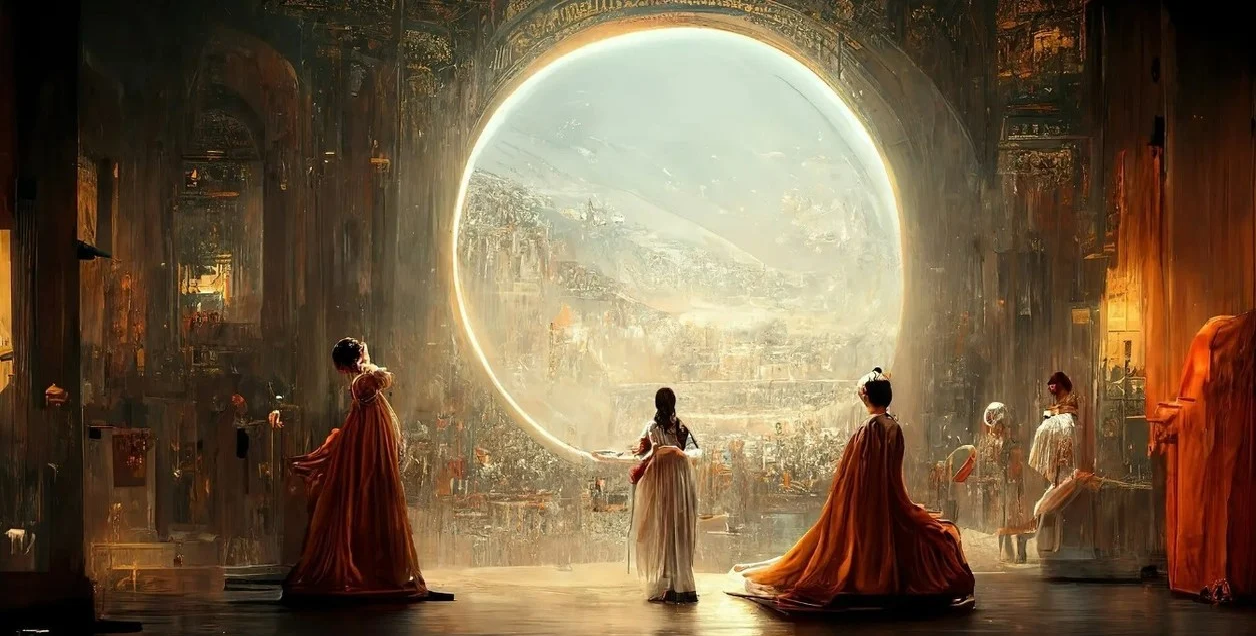
#> input picture imagenes/teatro_opera_espacial.png, 1256 x 636 px, found by its file name
$ jupyter execute --allow-errors 03_PCA.ipynb
#> lines starting #> are read from the running program, lines starting #| are printed output that depends on the picture
### Análisis de componentes Principales

Antes de iniciar con componentes principales, veremos un breve repaso sobre Eigenvalores, Eigenvectores y SVD

Relación entre Diagonalización y SVD
* Una matriz simétrica siempre es diagonalizable con eigenvalores $\in \mathbb{R}$
* Los eigenvectores de una matriz simétrica son ortogonales
* Los igenvectores de una matriz simétrica forman una base de $\mathbb{R}^{n}$

* La diagonalización es exclusiva para matrices cuadradas
* La SVD siempre existe
* Ambas descomposiciones están compuestas por 3 transformaciones lineales

El análisis de componentes principales (PCA por sus siglas en inglés) comprende un procedimiento que transforma un conjunto de variables correlacionadas en un conjunto menor de variables no correlacionadas llamadas **componentes principales**

Entre los objetivos de un PCA se encuentra: reducción de dimensionalidad, visualización e identificar variables significativas subyacentes.

Otra forma de ver el primer objetivo es descubrir la verdadera dimensionalidad de los datos.

**Definición** La _primera componente principal_ de un conjunto de $X_{1}, X_{2}, \dots , X_{p}$ variables. Es la combinación lineal:

$$Z_{1} = e_{11}X_{1} + e_{21}X_{2} + \cdots e_{p1}X_{p}$$

en donde el vector $e_{1}$ se elije de forma que la varianza de $Z_{1}$ se maximice sobre todos los vectores $e_{i}$ cuya norma sea 1.

Se puede demostrar que el valor máximo de la varianza de $Z_{1}$ es igual a $\lambda_{1}$ (el eigenvalor más grande de $\Sigma$ siendo la matriz de covarianzas dada por $\Sigma = \frac{1}{n} X^{T}X$ donde $X$ es la matriz de datos cuyas variables han sido previamente centradas en cero.

La segunda componente definida por
$$Z_{2} = e_{12}X_{1} + e_{22}X_{2} + \cdots e_{p2}X_{p}$$

se elige de modo que la varianza de $Z_{2}$ sea máxima y que nó esté correlacionada con la primera componente principal $Z_{1}$ y la norma de $e_{2}$ sea igual a 1. Lo anterior se cumple cuando es el eigenvector de $\Sigma$ correspondiente al segundo eigenvalor más grande ($\lambda_{2}$)

De manera semejante se definen los componentes principales adicionales.

**Varianza explicada**

El total de la varianza está dado por la suma de $\lambda_{i}$

En la práctica, una estrategía utilizada para elegir el número de componentes principales es conservar el úmero de componentes que explique el 80%-90% de la varianza.

**Ejemplo de PCA**

Antes de hacer PCA, centraremos nuestras variables para que tengan media cero.

[cell 1]
# Importar librerías
import numpy as np
import pandas as pd

from sklearn import datasets
from sklearn.decomposition import PCA


import matplotlib.pyplot as plt
from sklearn.datasets import make_s_curve
from mpl_toolkits.mplot3d import Axes3D

from sklearn.manifold import TSNE
from sklearn.datasets import load_digits

[cell 2]
# Leer el conjunto de datos Iris
iris = datasets.load_iris()
X = iris.data[:, :4]

PCA usando sklearn

[cell 3]
pca = PCA(n_components=4,svd_solver='full')
pca.fit(X)

[cell 4]
# eigenvalores
pca.singular_values_**2

[cell 5]
# coeficientes de los componentes
print(pca.components_)

[cell 6]
# Datos transformados (componentes principales)
tabla_z = pca.transform(X)
print(tabla_z)

[cell 7]
# Varianza explicada
print(pca.explained_variance_ratio_)

Corroborar la varianza explicada.

Los valores singulares al cuadrado son los eigenvalores.

Si cada eigenvalor lo dividimos por la suma de todos los eigenvalores obtenemos su respectiva varianza explicada

[cell 8]
pca.singular_values_**2 / np.sum(pca.singular_values_**2 )

Corroborar que los componentes no están correlacionados.

Al hacer el producto punto de cada componente con los demás debe dar cero. En forma matricial esto es $Z^{T}Z$

#> (a cell that did not finish here is left out)

PCA usando SVD

[cell 10]
# Función para PCA
def PCA_from_SVD(A):
    """
    Función para PCA a partir de la SVD de numpy
    params: A: matriz de datos
    return: valores_singulares: Los valores singulares de la descomposición SVD
    componentes: Los coeficientes para calcular los componentes principales
    Z: Los datos transformados (componentes principales)
    varianza_explicada	La varianza explicada por cada componente principal
    """

    # Centrar los datos
    A = np.array(A) # convertir los datos a un numpy array por si vienen de un DataFrame
    A_centered = A - A.mean(axis=0)

    # Calcular SVD
    U, S, Vt = np.linalg.svd(A_centered, full_matrices=False)

    # Los valores singulares
    valores_singulares = S

    # Los componentes (coeficientes)
    componentes = ((Vt.T))

    # Los datos transformados (componentes principales)
    Z = A_centered@np.transpose(Vt)

    # La varianza explicada
    varianza_explicada = S**2/np.sum(S**2)


    # regresar 4 objetos
    return valores_singulares, componentes.T, Z, varianza_explicada

[cell 11]
# Ejecutar función
valores_singulares, coeficientes, Z, varianza_explicada = PCA_from_SVD(X)

[cell 12]
valores_singulares

[cell 13]
coeficientes

[cell 14]
# Z es nuestro nuevo data frame de datos transformados
print(Z)

[cell 15]
varianza_explicada

Los componentes no están correlacionados

#> (a cell that did not finish here is left out)

**Porcentaje de varianza explicada**

[cell 17]
import matplotlib.pyplot as plt
from PIL import Image

import pandas as pd

[cell 18]
# Importar imagen
imagen = Image.open('/home/leonardo/Documentos/Acatlan/datos_masivos_II_2022/imagenes/teatro_opera_espacial.png')
#> imagen is the input picture: PIL image 1256x636 RGB; mean R, G, B 113.6, 92.6, 66.7
imagen_gris = imagen.convert('LA')   ## Convertir a escala de grises
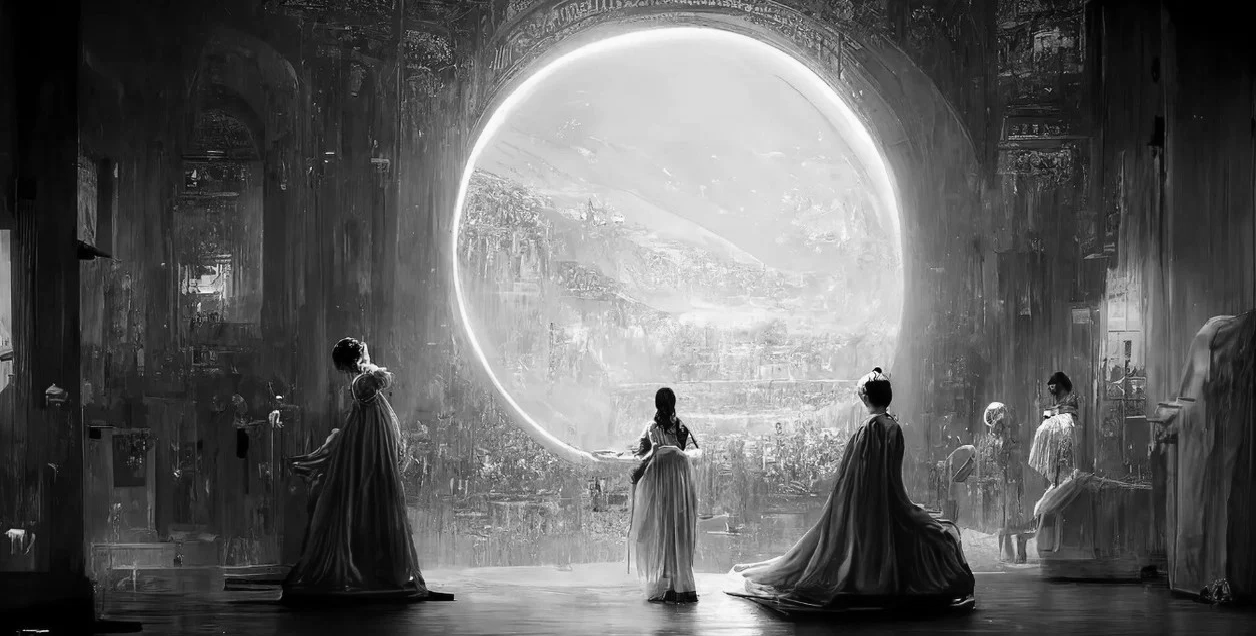
#> imagen_gris: PIL image 1256x636 LA; mean R, G, B, A 95.9, 95.9, 95.9, 255

[cell 19]
## Convertir la imagen a una matriz

imagen_mat = np.array(list(imagen_gris.getdata(band=0)), float)
imagen_mat.shape = (imagen_gris.size[1], imagen_gris.size[0])
imagen_mat = np.matrix(imagen_mat)

plt.imshow(imagen_mat, cmap='gray')

[cell 20]
# Dimensiones de la imagen
imagen_mat.shape
#> Out = (636, 1256)

[cell 21]
# Aplicar PCA
pca_opera = PCA()
#> (the rest of this cell did not finish here and is left out)

#> (a cell that did not finish here is left out)

#> (a cell that did not finish here is left out)

#> (a cell that did not finish here is left out)

#> (a cell that did not finish here is left out)

#> (a cell that did not finish here is left out)

#> (a cell that did not finish here is left out)

### Ejemplo de Visualización

[cell 28]
# from sklearn.datasets import make_s_curve
# from mpl_toolkits.mplot3d import Axes3D

X, color= make_s_curve(n_samples=1000)


plt.close()

fig = plt.figure()

ax = plt.axes(projection = '3d')

ax.scatter3D(X[:,0], X[:,1], X[:,2], c=color, cmap=plt.cm.Spectral)
ax.view_init(10, -60)
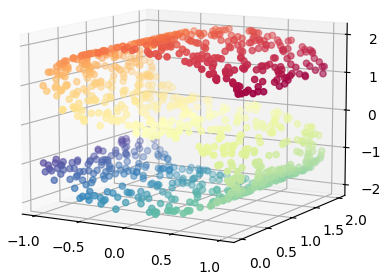
#> figure drawn by matplotlib, 1 panel

[cell 29]
#from sklearn.decomposition import PCA
pca = PCA(n_components = 2).fit(X)
X_pca = pca.transform(X)
plt.close()
plt.scatter(X_pca[:,0], X_pca[:,1], c=color, cmap=plt.cm.Spectral)
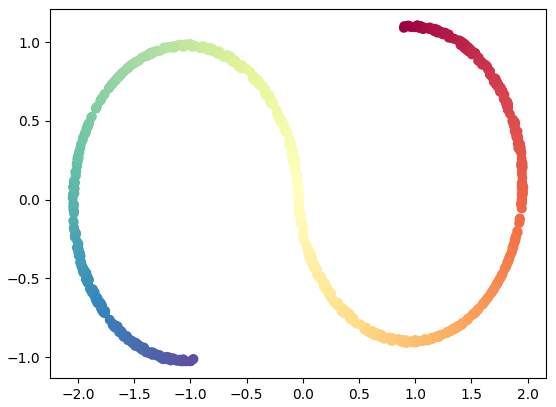
#> figure drawn by matplotlib, 1 panel

Otros métodos: **t-SNE**

Existen otros métodos para reducir dimensionalidad. Mostraremos una de estas técnicas: [t-SNE](http://jmlr.org/papers/volume9/vandermaaten08a/vandermaaten08a.pdf), *t-Stochastic Neighbor Embedding*.

Como motivación a esta técnica, observemos primero que los métodos como componentes principales buscan obtener una representación que mantenga lejos casos que son muy diferentes, pues buscamos aproximar los datos, o encontrar direcciones de máxima varianza. Sin embargo, en algunos casos los que más nos puede interesar es una representación que **mantenga casos similares cercanos**, aún cuando perdamos información acerca de distancia de casos muy distintos.

[cell 30]
# from sklearn.manifold import TSNE
tsne = TSNE()

X_tsne = tsne.fit_transform(X)

plt.close()
plt.scatter(X_tsne[:,0], X_tsne[:,1], c=color, cmap=plt.cm.Spectral)
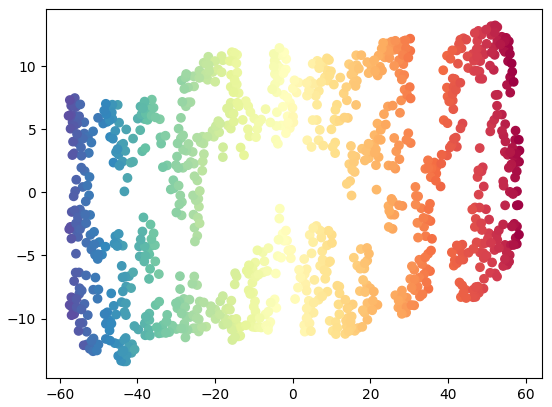
#> figure drawn by matplotlib, 1 panel
